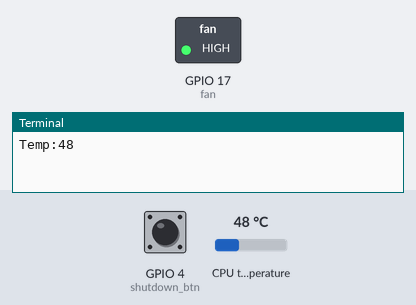
Recording of a program running on a simulated Raspberry Pi (BCM pin numbers). Parts: switched loads named in the program (green lamp = pin HIGH), the last lines printed to the terminal. The inputs (shaded band) are chosen by the test bench; at power-on: CPU temperature 48 °C, GPIO 4 (shutdown_btn) HIGH. The run ends when the program shuts the computer down. At 31.9 s the program puts the board to deep sleep or switches it off; the recording ends there.

Above: at 1.2 s.
1.3 s: CPU temperature set to 41 °C
10.6 s: CPU temperature set to 38 °C
15.6 s: CPU temperature set to 44 °C
At 16.5 s:
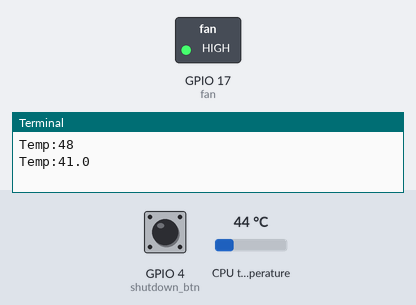
20.6 s: CPU temperature set to 31 °C
29.9 s: GPIO 4 (shutdown_btn) pulled LOW for 3 s
At 30.3 s:
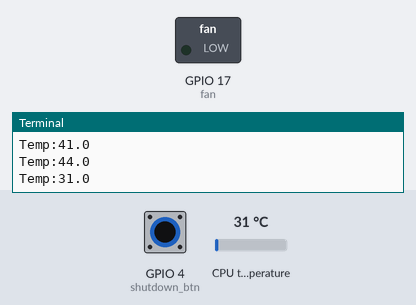
Timing chart, 0 to 31.9 s (numbered marks = the images above; inputs shaded):
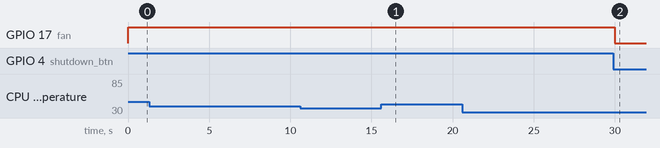

The program:

main.py
```python
from gpiozero import CPUTemperature, DigitalOutputDevice, Button
from time import sleep
from subprocess import check_call

def shutdown():
    check_call(['sudo', 'poweroff'])

cpu = CPUTemperature(min_temp=40, max_temp=90)
fan = DigitalOutputDevice(17)

shutdown_btn = Button(4, hold_time=2)
shutdown_btn.when_held = shutdown

while True:
    print("Temp:" + str(cpu.temperature))
    if cpu.temperature > 45:
        fan.on()
    elif cpu.temperature < 40:
        fan.off()

    sleep(10)
```

Measured:
- after the input at 10.6 s, every drawn part: stays the same
- after the input at 15.6 s, GPIO 17 (fan): stays HIGH (without the input it goes to LOW after 4.4 s)
- after the input at 20.6 s, every drawn part: stays the same
